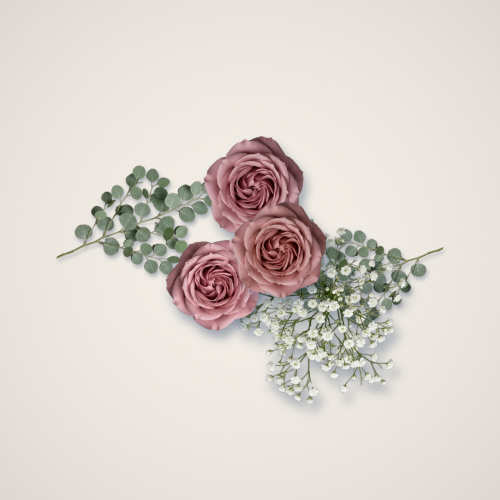
#> input picture elfstiele/test/f2_wenig.png, 1000 x 1000 px, given in place of f2_wenig.png.jpg, which was not available (shown at 1/2 size)
$ python -i schnitt.py   (imports and definitions only)
#> lines starting #> are read from the running program, lines starting #| are printed output that depends on the picture; after the words box and inside, x2 and y2 are one past the last pixel; in counts of white or black regions, pixels touching at a corner belong together
# Freisteller: grauer Hintergrund -> WebP mit Alpha. Aufruf: python3 tools/schnitt.py
import numpy as np, cv2, sys
from scipy import ndimage as ndi
SRC='public/img/roh/'; OUT='/tmp/w/'
def cut(name, lo=14, hi=34, fill=True, schat=0):
#> called with name = '../test/f2_wenig.png', lo = 14, hi = 34, fill = True, schat = 0
    im=cv2.imread(SRC+name+'.jpg').astype(np.float32)
    # Hintergrund: grosse Unschaerfe der Randpixel (Vignette)
    h,w=im.shape[:2]
#> h = 1000; w = 1000
    m=np.zeros((h,w),bool); b=30; m[:b]=m[-b:]=True; m[:,:b]=m[:,-b:]=True
    bg=np.array([np.median(im[...,c][m]) for c in range(3)])
#> bg = [217, 224, 229]
    lab=cv2.cvtColor(im.astype(np.uint8),cv2.COLOR_BGR2LAB).astype(np.float32)
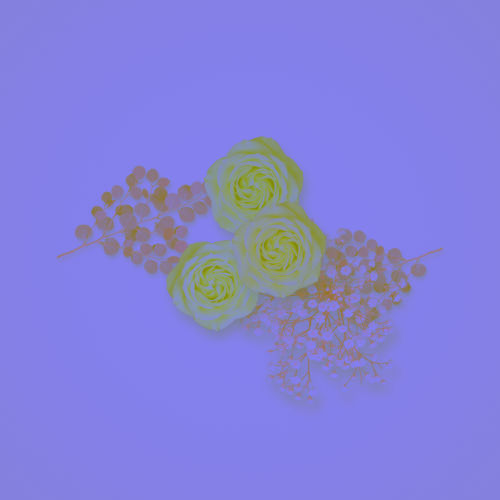
#> lab: shape (1000, 1000, 3) float32 (shown at 1/2 size); mean B, G, R 216.9, 129.2, 131.1
    bl=cv2.cvtColor(np.uint8([[bg]]),cv2.COLOR_BGR2LAB).astype(np.float32)[0,0]
#> bl = [228, 128, 132]
    d=np.sqrt(((lab-bl)**2*np.array([1,2.2,2.2])).sum(2))
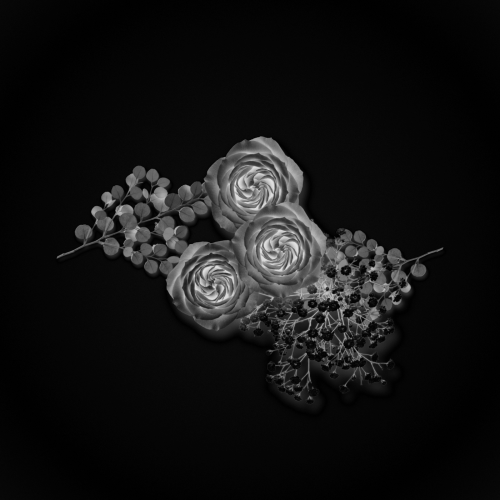
#> d: shape (1000, 1000) float64 (shown at 1/2 size); min 0, max 225.2, mean 18.5
    chroma=np.sqrt((lab[...,1]-bl[1])**2+(lab[...,2]-bl[2])**2)
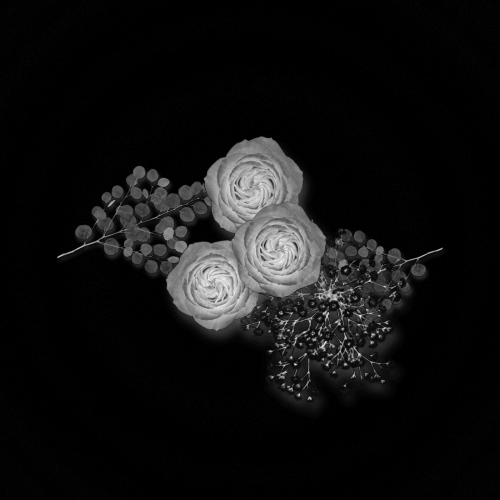
#> chroma: shape (1000, 1000) float32 (shown at 1/2 size); min 0, max 38.47, mean 2.6; drawn with min black and max white
    schatten=(lab[...,0]<bl[0]-4)&(chroma<(schat))
#> schatten: shape (1000, 1000) bool; every value is 0
    d=np.where(schatten,0,d)
    a=np.clip((d-lo)/(hi-lo),0,1)
    core=a>0.5
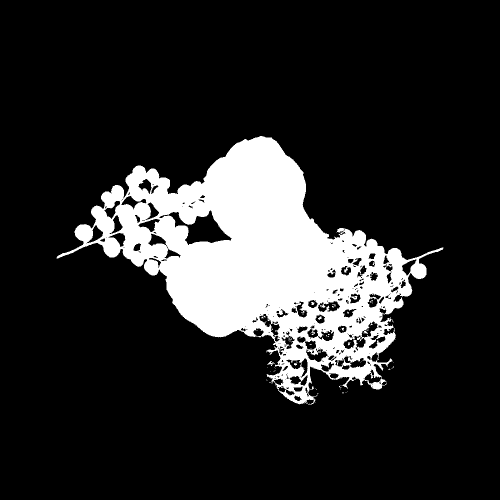
#> core: shape (1000, 1000) bool (shown at 1/2 size); 15.7% white; 63 white regions (58 under 20 px), largest, box (x1, y1, x2, y2) and area: (113, 272, 887, 809) 156843, (535, 722, 550, 732) 53, (636, 633, 644, 640) 30, (622, 604, 629, 610) 29, (588, 726, 594, 731) 22
    core=ndi.binary_opening(core,iterations=1)
#> core: shape (1000, 1000) bool; 15.6% white; 37 white regions (26 under 20 px), largest, box (x1, y1, x2, y2) and area: (113, 272, 887, 809) 155173, (734, 760, 765, 779) 291, (686, 723, 702, 732) 87
    lbl,n=ndi.label(core);
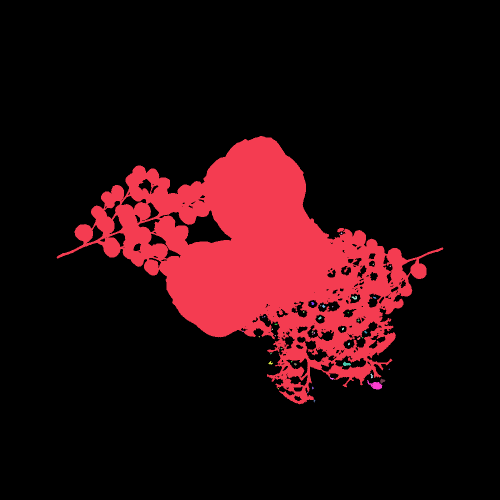
#> lbl: shape (1000, 1000) int32 (shown at 1/2 size); 46 distinct labels, from 0 to 45; one colour per label, 0 black
#> n = 45
    if n>1:
        sz=ndi.sum(core,lbl,range(1,n+1)); core=np.isin(lbl,[i+1 for i,s in enumerate(sz) if s>0.003*h*w])
#> after `sz = ndi.sum(core, lbl, range(1, n + 1))`: sz = 45 values, max 155067 at index 0, min 5 at index 2, mean 3467
#> after `core = np.isin(lbl, [i + 1 for i, s in enumerate(sz) if s > 0.003 * h `: core: shape (1000, 1000) bool; 15.5% white; 1 white region, box (x1, y1, x2, y2) and area: (113, 272, 887, 809) 155067
    if fill: core=ndi.binary_fill_holes(core)
#> core: shape (1000, 1000) bool; 17.7% white; 1 white region, box (x1, y1, x2, y2) and area: (113, 272, 887, 809) 176551
    solid=ndi.binary_dilation(core,iterations=2)
#> solid: shape (1000, 1000) bool; 18.3% white; 1 white region, box (x1, y1, x2, y2) and area: (111, 270, 889, 811) 183403
    a=np.where(ndi.binary_fill_holes(core)&fill,1,a)*solid if fill else a*ndi.binary_dilation(core,iterations=6)
    a=cv2.GaussianBlur(a.astype(np.float32),(0,0),0.8)
    # Entfaerben der Randsaeume (Graustich)
    rgb=im.copy(); k=np.clip(1-a,0,1)[...,None]
#> after `k = np.clip(1 - a, 0, 1)[..., None]`:
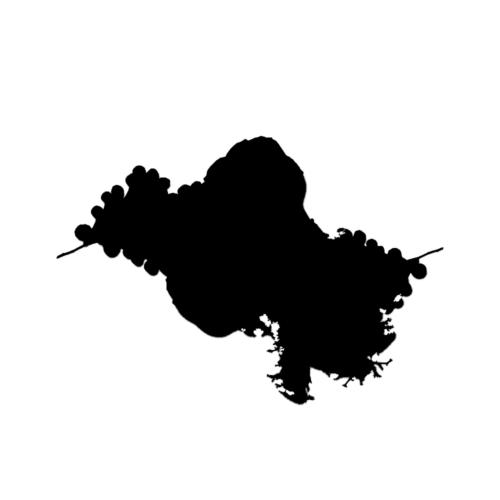
#> k: shape (1000, 1000, 1) float32 (shown at 1/2 size); min 0, max 1, mean 0.822
    rgba=np.dstack([np.clip(rgb,0,255),a*255]).astype(np.uint8)
    ys,xs=np.where(a>0.05); y0,y1,x0,x1=ys.min(),ys.max(),xs.min(),xs.max()
#> after `y0, y1, x0, x1 = (ys.min(), ys.max(), xs.min(), xs.max())`: y0 = 271; y1 = 810; x0 = 112; x1 = 887
    rgba=rgba[y0:y1+1,x0:x1+1]
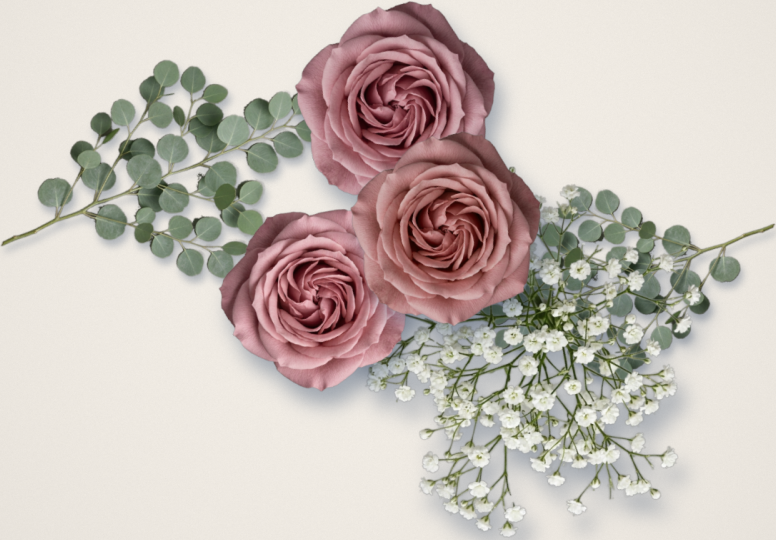
#> rgba: shape (540, 776, 4); mean B, G, R, A 184.4, 191.1, 201.4, 108.1
    cv2.imwrite(OUT+name+'.png',rgba)
    print(name,rgba.shape,'cover',round(float((a>0.5).mean()),3))
#| ../test/f2_wenig.png (540, 776, 4) cover 0.178
# [1 line not run here, left out]

>>> result = cut('../test/f2_wenig.png')
